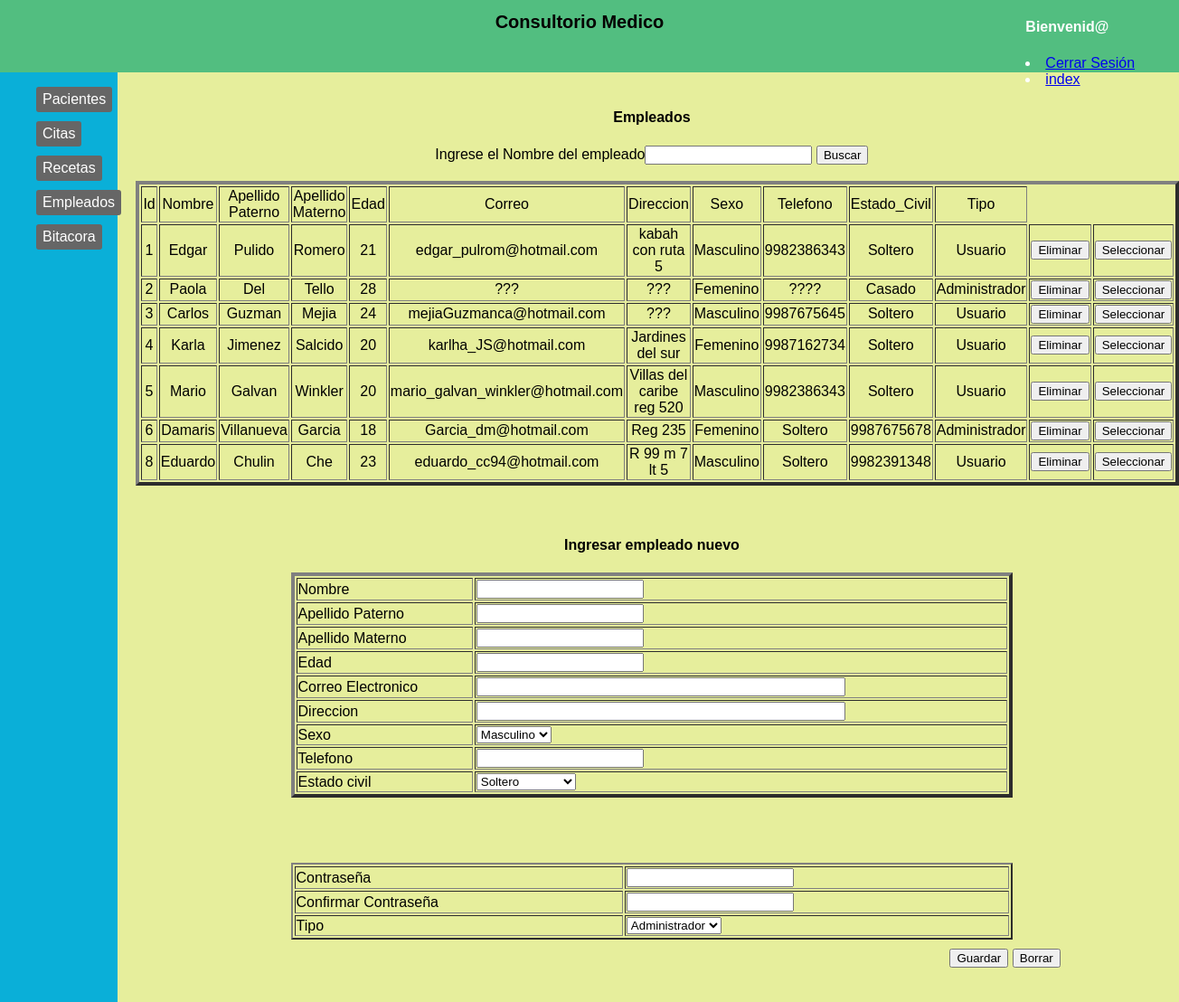
The app's page /Admin/Empleados.php with its own data.
### tables this page shows
CREATE TABLE `empleados` (
  `idUsuarios` int(11) NOT NULL,
  `Nombre` varchar(45) DEFAULT NULL,
  `Ap_Pa` varchar(45) DEFAULT NULL,
  `Ap_Ma` varchar(45) DEFAULT NULL,
  `Edad` int(11) DEFAULT NULL,
  `Correo` varchar(45) DEFAULT 'Consul_Win@hotmail.com',
  `Direccion` varchar(45) DEFAULT NULL,
  `Sexo` varchar(45) DEFAULT NULL,
  `Telefono` varchar(45) DEFAULT NULL,
  `Estado_Civil` varchar(45) DEFAULT NULL,
  `Contrasena` varchar(45) DEFAULT NULL,
  `Tipo` varchar(45) DEFAULT NULL,
  `Session` varchar(45) DEFAULT NULL
);

### Admin/Empleados.php (the view, shortened to what this page needs)
	<!DOCTYPE html>
	<html>
	<head>
		<link rel="stylesheet" type="text/css" href="css/Consultorio.css">
	</head>
	<body>
		<div id="header">
			<h1> Consultorio Medico </H1>
				<div style="position:relative; top:0px; left:400px;">
					<h4>Bienvenid@ <strong><?php echo $_SESSION['user'];?></strong> </h4>
					<li><a href="desconectar.php"> Cerrar Sesión </a></li>
					<li><a href="index.php"> index </a></li>
				</div>
			</div>
			<div id="sidebar">
				<ul class="nav">
					<li><a href="Pacientes.php">Pacientes </a></li>
					<li><a href="Citas.php">Citas </a></li>
					<li><a href="Recetas.php">Recetas </a></li>
					<li><a href="Empleados.php">Empleados </a></li>
					<li><a href="Bitacora.php">Bitacora </a></li>
				</ul>
			</div>
			<div id="content" >
				<div align = "center" >
					<h4>Empleados</H4>
						<form action = "Buscar_empleados.php" method = "post">
							Ingrese el Nombre del empleado<input type="text" name="Nombre" size="20">
							<input type="submit" value="Buscar" name="Buscar"> <br><br>
						</form>
					</div>
					<?php
					require("Config.php");
					if($enlace = mysqli_connect($serv,$usu,$pass,$bd))
					{
					}
					else{
						echo "No se pudo conectar".mysqli_connect_error();
					}
					$sql1 = ("Select * from empleados");
					$Basesd = mysqli_query($enlace,$sql1)
					or die("Problem".mysqli_error($enlace,$sql1));
					echo"<table align = center border = 4>";
					echo"<tr>";
					echo"<td align = center>Id</td>";
					echo"<td align = center>Nombre</td>";
					echo"<td align = center>Apellido Paterno</td>";
					echo"<td align = center>Apellido Materno</td>";
					echo"<td align = center>Edad </td>";
					echo"<td align = center>Correo </td>";
					echo"<td align = center>Direccion </td>";
					echo"<td align = center>Sexo </td>";
					echo"<td align = center>Telefono </td>";
					echo"<td align = center>Estado_Civil </td>";
					echo"<td align = center>Tipo </td>";
					echo"</tr>";
					while($fila = mysqli_fetch_array($Basesd))
					{
						echo"<tr>";
						echo"<td align = center >".$fila['idUsuarios']."</td>";
						echo"<td align = center >".$fila['Nombre']."</td>";
						echo"<td align = center >".$fila['Ap_Pa']."</td>";
						echo"<td align = center >".$fila['Ap_Ma']."</td>";
						echo"<td align = center >".$fila['Edad']."</td>";
						echo"<td align = center >".$fila['Correo']."</td>";
						echo"<td align = center >".$fila['Direccion']."</td>";
						echo"<td align = center >".$fila['Sexo']."</td>";
						echo"<td align = center >".$fila['Telefono']."</td>";
						echo"<td align = center >".$fila['Estado_Civil']."</td>";
						echo"<td align = center >".$fila['Tipo']."</td>";
						echo"<td><form method='post' action=''> \n
						<input type='hidden' name='eliminar' value='".$fila["idUsuarios"]."'>
						<input type='submit' value='Eliminar'>
						</form></td>";
						echo"<td><form method='post' action=''> \n
						<input type='hidden' name='modificaar' value='".$fila["idUsuarios"]."'>
						<input type='submit' value='Seleccionar'>
						</form></td>";
						echo"</tr>";
					}
					echo"</table><br><br>";
 ?>
 <div align = "center">
 	<h4>Ingresar empleado nuevo</H4>
 	</div>
 	<form action = "Ing_Empl.php" method = "post">
 		<table width = "70%"  align ="center"border = "4">
 			<tr>
 				<td>
 					Nombre
 				</td>
 				<td>
 					<input type = "text" id= "Nombre" name = "Nombre" value = ""/>
 				</td>
 			</tr>
 			<tr>
 				<td>
 					Apellido Paterno
 				</td>
 				<td>
 					<input type = "text" id= "Apellido_Pa" name = "Apellido_Pa" value = ""/>
 				</td>
 			</tr>
 			<tr>
 				<td>
 					Apellido Materno
 				</td>
 				<td>
 					<input type = "text" id= "Apellido_Ma" name = "Apellido_Ma" value = ""/>
 				</td>
 			</tr>
 		<tr>
 			<td>
 				Edad
 			</td>
 			<td>
 				<input type="number" id= "Edad" name = "Edad" value = ""/>
 			</td>
 		</tr>
 		<tr>
 			<td>
 				Correo Electronico
 			</td>
 			<td>
 				<input type = "text" id= "Correo" style="Width:400px" name = "Correo" value = ""/>
 			</td>
 		</tr>
 		<tr>
 			<td>
 				Direccion
 			</td>
 			<td>
 				<input type = "text" id= "Direccion" style="Width:400px" name = "Direccion" value = ""/>
 			</td>
 		</tr>
 		<tr>
 			<td>
 				Sexo
 			</td>
 			<td>
 				<Select Name="Sexo" Size =1>
 					<OPTION VALUE = "Masculino">Masculino</OPTION>
 				</select>
 			</td>
 		</tr>
 		<tr>
 			<td>
 				Telefono
 			</td>
 			<td>
 				<input type = "text"  maxlength="10" onkeypress ="return isNumberKey(event,'NR')" id= "Telefono" name = "Telefono" value = ""/>
 			</td>
 		</tr>
 		<tr>
 			<td>
 				Estado civil
 			</td>
 			<td>
 				<Select Name="Estado_civil" Size =1>
 					<OPTION VALUE = "Soltero">Soltero</OPTION>
 				</select>
 			</td>
 		</tr>
 	</table>
 	<br>
 <br>
<table width = "70%"  align ="center"border = "2">
	<tr>
		<td>Contraseña</td>
		<td>
			<input type = "text"  maxlength="10"  id= "Contrasena" name = "Contrasena" value = ""/>
		</td>
	</tr>
	<tr>
		<td>Confirmar Contraseña</td>
		<td>
			<input type = "text" maxlength="10" id= "Conf_Contrasena" name = "Conf_Contrasena" value = ""/>
		</td>
	</tr>
	<tr>
		<td>
			Tipo
		</td>
		<td>
			<Select Name="Tipo" Size =1>
				<OPTION VALUE = "Administrador">Administrador</OPTION>
			</select>
		</td>
	</tr>
</table>
<input type = "submit" style="position:relative; top:10px; left:900px;" name ="enviar" value = "Guardar" />
<input type = "reset" style="position:relative; top:10px; left:900px;" name ="Borrar" value = "Borrar" />
</form>
</div>
</body>
</html>

### Admin/css/Consultorio.css (style rules this page uses)
body { background-color: #E6EE9C; margin: 0; padding: 0; font-family: Helvetica; }
#header { display: flex; width: 100%; height: 80px; position: fixed; top: 0; z-index: 10001; background:#52BE80; color: white; height: 80px; width: 100%; left: 0; top: 0; position: fixed; }
#header > h1 { color: #050000; margin-left: 42%; font-size:20px; }
#sidebar > .nav { display: inline-block; list-style: none; }
#sidebar > .nav li { margin-bottom: 10px; border-radius: 3px; cursor: pointer; display: inline-block; padding: 5px; padding-left: 7px; padding-right: 7px; background-color: #666; transition: 1s; -webkit-transition: 1s; -moz-transition: 1s; -o-transition: 1s; }
#sidebar > .nav > li > a { color: #FFF; text-decoration: none; }
#sidebar { background-color:#0AAFD8; position: fixed; left: 0; width: 10%; height: 100%; margin-top: 0px; }
#content { display: block; background-color: #E6EE9C; min-height: 80%; margin-top: 80px; margin-left: 10%; width: 87.5%; padding: 20px; margin-bottom: 100px; }

### records on screen
empleados: idUsuarios "1", Nombre "Edgar", Ap_Pa "Pulido", Ap_Ma "Romero", Edad "21", Correo "edgar_pulrom@hotmail.com", Direccion "kabah con ruta 5", Sexo "Masculino", Telefono "9982386343", Estado_Civil "Soltero", Tipo "Usuario"
empleados: idUsuarios "2", Nombre "Paola", Ap_Pa "Del", Ap_Ma "Tello", Edad "28", Correo "???", Direccion "???", Sexo "Femenino", Telefono "????", Estado_Civil "Casado", Tipo "Administrador"
empleados: idUsuarios "3", Nombre "Carlos", Ap_Pa "Guzman", Ap_Ma "Mejia", Edad "24", Correo "mejiaGuzmanca@hotmail.com", Direccion "???", Sexo "Masculino", Telefono "9987675645", Estado_Civil "Soltero", Tipo "Usuario"
empleados: idUsuarios "4", Nombre "Karla", Ap_Pa "Jimenez", Ap_Ma "Salcido", Edad "20", Correo "karlha_JS@hotmail.com", Direccion "Jardines del sur", Sexo "Femenino", Telefono "9987162734", Estado_Civil "Soltero", Tipo "Usuario"
empleados: idUsuarios "5", Nombre "Mario", Ap_Pa "Galvan", Ap_Ma "Winkler", Edad "20", Correo "mario_galvan_winkler@hotmail.com", Direccion "Villas del caribe reg 520", Sexo "Masculino", Telefono "9982386343", Estado_Civil "Soltero", Tipo "Usuario"
empleados: idUsuarios "6", Nombre "Damaris", Ap_Pa "Villanueva", Ap_Ma "Garcia", Edad "18", Correo "Garcia_dm@hotmail.com", Direccion "Reg 235", Sexo "Femenino", Telefono "Soltero", Estado_Civil "9987675678", Tipo "Administrador"
empleados: idUsuarios "8", Nombre "Eduardo", Ap_Pa "Chulin", Ap_Ma "Che", Edad "23", Correo "eduardo_cc94@hotmail.com", Direccion "R 99 m 7 lt 5", Sexo "Masculino", Telefono "Soltero", Estado_Civil "9982391348", Tipo "Usuario"
